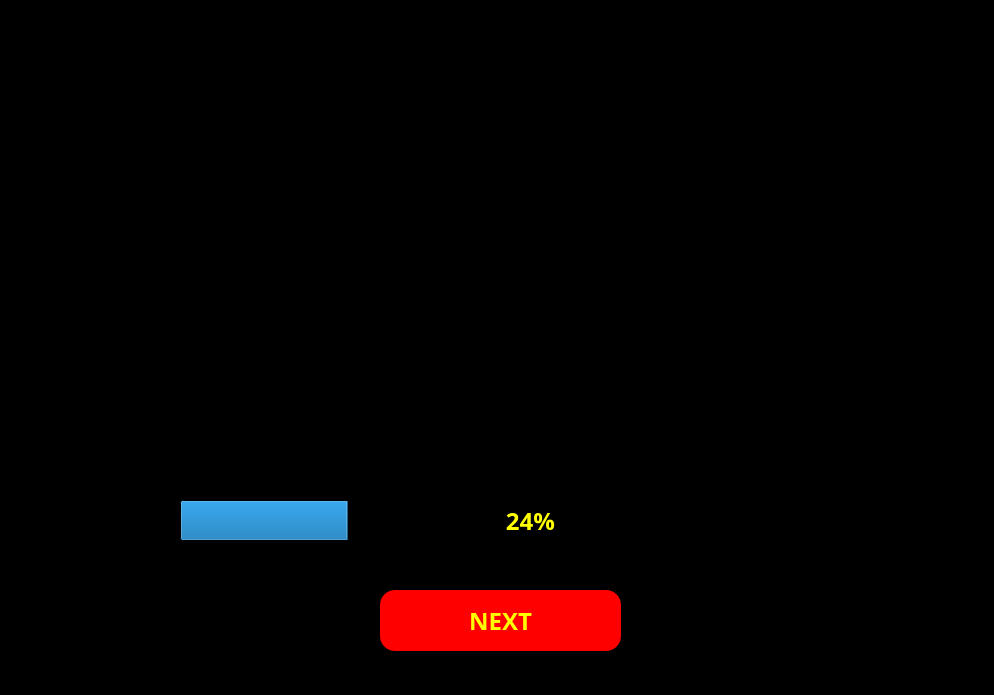
<?xml version="1.0" encoding="UTF-8"?>
<ui version="4.0">
 <class>MainWindow</class>
 <widget class="QMainWindow" name="MainWindow">
  <property name="geometry">
   <rect>
    <x>0</x>
    <y>0</y>
    <width>994</width>
    <height>695</height>
   </rect>
  </property>
  <property name="windowTitle">
   <string>MainWindow</string>
  </property>
  <property name="styleSheet">
   <string notr="true">*{
background:rgba;
font-family:century gothic;
font-size:24px;
}
QFrame
{
background:rgba;
border-radius:15px
}
QPushButton
{
background:red;
border-radius:60px;
}
QToolButton
{
background:red;
border-radius:60px;
}
QLabel
{
color:white;
background:transparent;
}
QPushButton
{
color:white;
border-radius:15px;
}
QPushButton:hover
{
color:#333;
border-radius:15px;
background:#49ebff;
}
QLineEdit
{
background:transparent;
border:none;
color:#717072;
border-bottom:1px solid #717072
}
</string>
  </property>
  <widget class="QWidget" name="centralwidget">
   <widget class="QFrame" name="frame">
    <property name="geometry">
     <rect>
      <x>50</x>
      <y>10</y>
      <width>861</width>
      <height>661</height>
     </rect>
    </property>
    <property name="styleSheet">
     <string notr="true">color:yellow;
</string>
    </property>
    <property name="frameShape">
     <enum>QFrame::StyledPanel</enum>
    </property>
    <property name="frameShadow">
     <enum>QFrame::Raised</enum>
    </property>
    <widget class="QLabel" name="label">
     <property name="geometry">
      <rect>
       <x>210</x>
       <y>-10</y>
       <width>471</width>
       <height>441</height>
      </rect>
     </property>
     <property name="text">
      <string/>
     </property>
     <property name="pixmap">
      <pixmap>STOCK MANAGEMENT.png</pixmap>
     </property>
    </widget>
    <widget class="QProgressBar" name="pbar">
     <property name="geometry">
      <rect>
       <x>130</x>
       <y>490</y>
       <width>701</width>
       <height>41</height>
      </rect>
     </property>
     <property name="styleSheet">
      <string notr="true">font-weight:bold;</string>
     </property>
     <property name="value">
      <number>24</number>
     </property>
    </widget>
    <widget class="QPushButton" name="windowbtn">
     <property name="geometry">
      <rect>
       <x>330</x>
       <y>580</y>
       <width>241</width>
       <height>61</height>
      </rect>
     </property>
     <property name="font">
      <font>
       <family>century gothic</family>
       <pointsize>-1</pointsize>
       <weight>75</weight>
       <bold>true</bold>
      </font>
     </property>
     <property name="styleSheet">
      <string notr="true">font-weight: bold;</string>
     </property>
     <property name="text">
      <string>NEXT</string>
     </property>
    </widget>
   </widget>
  </widget>
  <widget class="QStatusBar" name="statusbar"/>
 </widget>
 <resources>
  <include location="pass.qrc.txt"/>
 </resources>
 <connections/>
</ui>
